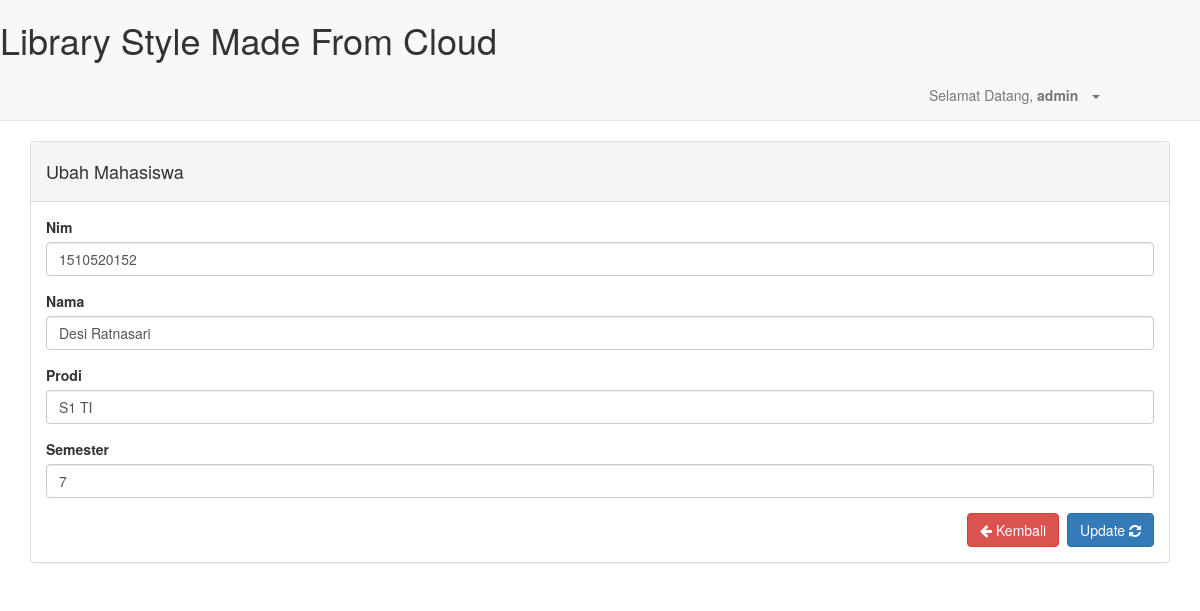
/mahasiswa/edit/3 (signed in), run on the app's committed database.
### mahasiswa/models.py (models this page shows, shortened)
class Mahasiswa(models.Model):
    nim = models.CharField(max_length=10)
    nama = models.TextField(max_length=100)
    prodi = models.TextField(max_length=100)
    semester = models.IntegerField()
    class Meta:
        db_table = 'mahasiswa'
        ordering = ['-id']

### mahasiswa/views.py (the view)
# urls.py: url(r'^edit/(?P<id>\d+)$', views.EditMahasiswa.as_view(), name='edit'),
class EditMahasiswa(Auth, View):
    template_name = 'mahasiswa/update.html'
    def get(self, request, id):
        mhs = Mahasiswa.objects.get(pk=id)
        initial = {
            'id': mhs.pk,
            'nim': mhs.nim,
            'nama': mhs.nama,
            'prodi': mhs.prodi,
            'semester': mhs.semester,
        }
        form = MahasiswaForm(initial=initial)
        data = {
            'form': form
        }
        return render(request, self.template_name, data)

### mahasiswa/forms.py
class MahasiswaForm(forms.Form):
    id = forms.CharField(widget=forms.HiddenInput(), required=False)
    nim = forms.CharField(max_length=10)
    nama = forms.CharField(max_length=100)
    prodi = forms.CharField(max_length=100)
    semester = forms.IntegerField()
    class Meta:
        model = Mahasiswa

### mahasiswa/templates/mahasiswa/update.html (shortened to what this page needs)
{% extends "base.html" %}
{% load widget_tweaks %}
{% block content %}
<div class="panel panel-default">
    <div class="panel-heading">
        <h4>Ubah Mahasiswa</h4>
    </div>
    <div class="panel-body">
        <form method="POST" action="{% url 'mahasiswa:update' %}">
            <div class="form-group">
                <label for="" class="control-label">Nim</label> {{form.nim | add_class:"form-control" }}
            </div>
            <div class="form-group">
                <label for="" class="control-label">Nama</label> {{form.nama | add_class:"form-control"}}
            </div>
            <div class="form-group">
                <label for="" class="control-label">Prodi</label> {{form.prodi | add_class:"form-control"}}
            </div>
            <div class="form-group">
                <label for="" class="control-label">Semester</label> {{form.semester | add_class:"form-control"}}
            </div>
            <div class="form-group">
                <button class="btn btn-primary pull-right" style="margin-left: 8px;">Update <i class="fa fa-refresh"></i></button>
                <a href="/mahasiswa/" class="btn btn-danger pull-right"><i class="fa fa-arrow-left"></i> Kembali</a>
            </div>
        </form>
    </div>
</div>
{% endblock content %}

### templates/base.html (shortened to what this page needs)
{%load staticfiles%}
<!DOCTYPE html>
<html lang="en">
    <head>
        <meta name="viewport" content="width=device-width, initial-scale=1"> {% include "static.html" %}
    </head>
    <body>
        <div class="row">
            <nav class="navbar navbar-default navbar-static-top">
                <div class="container-fluid">
                        <div>
                            <h1>Library Style Made From Cloud</h1>
                        </div>
                    <ul class="nav navbar-nav navbar-right" style="margin-right: 85px;">
                        <li class="dropdown">
                            <a href="#" class="dropdown-toggle" data-toggle="dropdown" role="button" aria-haspopup="true" aria-expanded="false">Selamat Datang,
                                <b>{{request.user.username}}</b>
                                &nbsp; <span class="caret"></span></a>
                        </li>
                    </ul>
                </div>
            </nav>
            <div class="container">
                {% block content %}
                {% endblock content %}
            </div>
        </div>
    </body>
</html>

### data on the page
Mahasiswa: nim "1510520152", nama "Desi Ratnasari", prodi "S1 TI", semester "7"

### other printed values
{{ request.user.username }} "admin"
